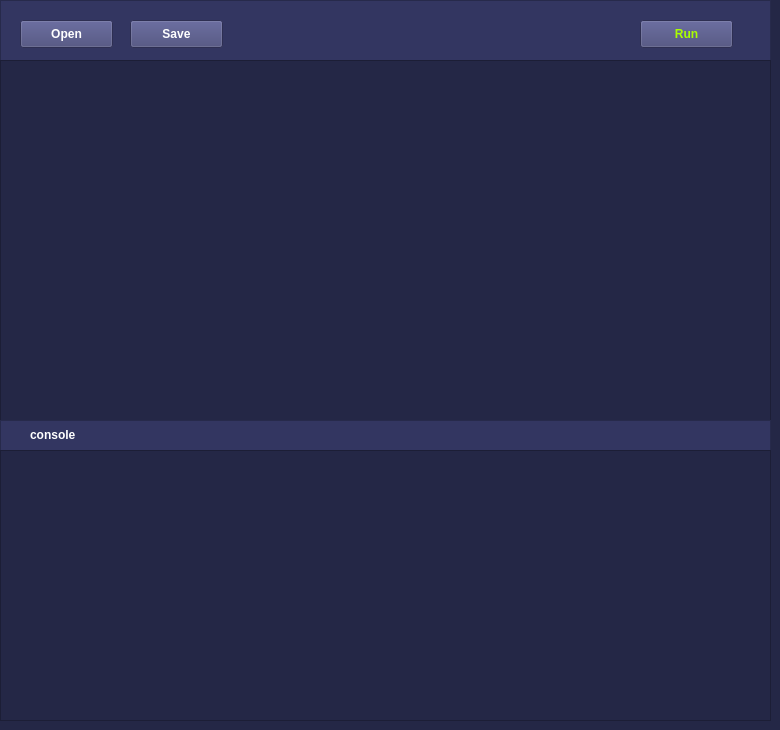
      <widget class="QWidget" name="sandbox_tab">
       <property name="styleSheet">
        <string notr="true">QWidget {
	background: rgb(36,39,70);
}</string>
       </property>
       <attribute name="title">
        <string>Песочница</string>
       </attribute>
       <widget class="QFrame" name="buttons_menu">
        <property name="geometry">
         <rect>
          <x>0</x>
          <y>0</y>
          <width>771</width>
          <height>61</height>
         </rect>
        </property>
        <property name="styleSheet">
         <string notr="true">QFrame {
	background: rgb(51,54,97);
}</string>
        </property>
        <property name="frameShape">
         <enum>QFrame::StyledPanel</enum>
        </property>
        <property name="frameShadow">
         <enum>QFrame::Raised</enum>
        </property>
        <widget class="QPushButton" name="open_btn">
         <property name="geometry">
          <rect>
           <x>20</x>
           <y>20</y>
           <width>93</width>
           <height>28</height>
          </rect>
         </property>
         <property name="styleSheet">
          <string notr="true">QPushButton {
	color: white;
	background: rgb(64,66,115);
	font-weight: bold;
}</string>
         </property>
         <property name="text">
          <string>Open</string>
         </property>
        </widget>
        <widget class="QPushButton" name="save_btn">
         <property name="geometry">
          <rect>
           <x>130</x>
           <y>20</y>
           <width>93</width>
           <height>28</height>
          </rect>
         </property>
         <property name="styleSheet">
          <string notr="true">QPushButton {
	color: white;
	background: rgb(64,66,115);
	font-weight: bold;
}</string>
         </property>
         <property name="text">
          <string>Save</string>
         </property>
        </widget>
        <widget class="QPushButton" name="run_btn">
         <property name="geometry">
          <rect>
           <x>640</x>
           <y>20</y>
           <width>93</width>
           <height>28</height>
          </rect>
         </property>
         <property name="styleSheet">
          <string notr="true">QPushButton {
	color: rgb(170, 255, 0);
	background:  rgb(64,66,115);
	font-weight: bold;
}</string>
         </property>
         <property name="text">
          <string>Run</string>
         </property>
        </widget>
       </widget>
       <widget class="QPlainTextEdit" name="text_edit">
        <property name="geometry">
         <rect>
          <x>0</x>
          <y>60</y>
          <width>771</width>
          <height>361</height>
         </rect>
        </property>
        <property name="styleSheet">
         <string notr="true">QPlainTextEdit {
	color: white;
	font-size: 20px;
	font-weight: bold;
}</string>
        </property>
       </widget>
       <widget class="QFrame" name="console_menu">
        <property name="geometry">
         <rect>
          <x>0</x>
          <y>420</y>
          <width>771</width>
          <height>31</height>
         </rect>
        </property>
        <property name="styleSheet">
         <string notr="true">QFrame {
	background: rgb(51,54,97);
}</string>
        </property>
        <property name="frameShape">
         <enum>QFrame::StyledPanel</enum>
        </property>
        <property name="frameShadow">
         <enum>QFrame::Raised</enum>
        </property>
        <widget class="QLabel" name="console_text">
         <property name="geometry">
          <rect>
           <x>30</x>
           <y>7</y>
           <width>55</width>
           <height>16</height>
          </rect>
         </property>
         <property name="styleSheet">
          <string notr="true">QLabel {
	color: white;
	font-weight: bold;
}</string>
         </property>
         <property name="text">
          <string>console</string>
         </property>
        </widget>
       </widget>
       <widget class="QPlainTextEdit" name="output_edit">
        <property name="enabled">
         <bool>false</bool>
        </property>
        <property name="geometry">
         <rect>
          <x>0</x>
          <y>450</y>
          <width>771</width>
          <height>271</height>
         </rect>
        </property>
       </widget>
      </widget>
